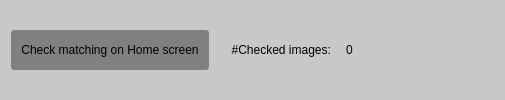
                   <widget class="QFrame" name="frame_35">
                    <property name="styleSheet">
                     <string notr="true">background-color: rgb(200,200,200);
border:none; 
border-radius:3px;</string>
                    </property>
                    <property name="frameShape">
                     <enum>QFrame::NoFrame</enum>
                    </property>
                    <property name="frameShadow">
                     <enum>QFrame::Raised</enum>
                    </property>
                    <layout class="QGridLayout" name="gridLayout_16">
                     <item row="0" column="1">
                      <widget class="QLabel" name="label_img_prefix_11">
                       <property name="styleSheet">
                        <string notr="true"/>
                       </property>
                       <property name="text">
                        <string>     #Checked images:  </string>
                       </property>
                      </widget>
                     </item>
                     <item row="0" column="0">
                      <widget class="QPushButton" name="pushButton_20">
                       <property name="sizePolicy">
                        <sizepolicy hsizetype="Preferred" vsizetype="Fixed">
                         <horstretch>0</horstretch>
                         <verstretch>0</verstretch>
                        </sizepolicy>
                       </property>
                       <property name="minimumSize">
                        <size>
                         <width>0</width>
                         <height>40</height>
                        </size>
                       </property>
                       <property name="styleSheet">
                        <string notr="true">background-color:gray; padding:10;</string>
                       </property>
                       <property name="text">
                        <string>Check matching on Home screen</string>
                       </property>
                      </widget>
                     </item>
                     <item row="0" column="3">
                      <widget class="QLineEdit" name="lineEdit_img_prefix_11">
                       <property name="minimumSize">
                        <size>
                         <width>150</width>
                         <height>40</height>
                        </size>
                       </property>
                       <property name="maximumSize">
                        <size>
                         <width>16777215</width>
                         <height>40</height>
                        </size>
                       </property>
                       <property name="text">
                        <string>0</string>
                       </property>
                       <property name="placeholderText">
                        <string>Prefix to select images...</string>
                       </property>
                      </widget>
                     </item>
                    </layout>
                   </widget>
